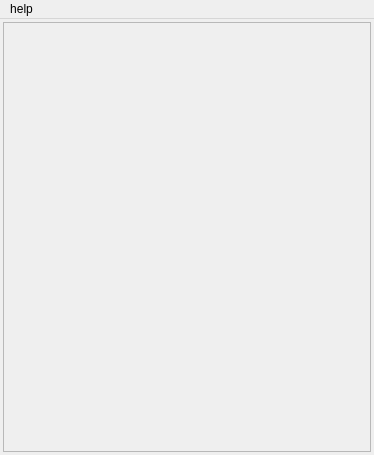
<?xml version="1.0" encoding="UTF-8"?>
<ui version="4.0">
 <class>MainWindow</class>
 <widget class="QMainWindow" name="MainWindow">
  <property name="geometry">
   <rect>
    <x>0</x>
    <y>0</y>
    <width>374</width>
    <height>455</height>
   </rect>
  </property>
  <property name="minimumSize">
   <size>
    <width>200</width>
    <height>284</height>
   </size>
  </property>
  <property name="windowTitle">
   <string>MainWindow</string>
  </property>
  <widget class="QWidget" name="centralwidget">
   <layout class="QVBoxLayout" name="verticalLayout_2">
    <property name="leftMargin">
     <number>3</number>
    </property>
    <property name="topMargin">
     <number>3</number>
    </property>
    <property name="rightMargin">
     <number>3</number>
    </property>
    <property name="bottomMargin">
     <number>3</number>
    </property>
    <item>
     <widget class="QScrollArea" name="scrollArea">
      <property name="widgetResizable">
       <bool>true</bool>
      </property>
      <widget class="QWidget" name="scrollAreaWidgetContents_2">
       <property name="geometry">
        <rect>
         <x>0</x>
         <y>0</y>
         <width>366</width>
         <height>421</height>
        </rect>
       </property>
       <layout class="QVBoxLayout" name="verticalLayout_3">
        <property name="leftMargin">
         <number>3</number>
        </property>
        <property name="topMargin">
         <number>3</number>
        </property>
        <property name="rightMargin">
         <number>3</number>
        </property>
        <property name="bottomMargin">
         <number>3</number>
        </property>
        <item>
         <layout class="QVBoxLayout" name="main_vbox">
          <property name="spacing">
           <number>7</number>
          </property>
          <property name="leftMargin">
           <number>4</number>
          </property>
          <property name="topMargin">
           <number>4</number>
          </property>
          <property name="rightMargin">
           <number>4</number>
          </property>
          <property name="bottomMargin">
           <number>4</number>
          </property>
         </layout>
        </item>
        <item>
         <spacer name="verticalSpacer">
          <property name="orientation">
           <enum>Qt::Vertical</enum>
          </property>
          <property name="sizeHint" stdset="0">
           <size>
            <width>20</width>
            <height>40</height>
           </size>
          </property>
         </spacer>
        </item>
       </layout>
      </widget>
     </widget>
    </item>
   </layout>
  </widget>
  <widget class="QMenuBar" name="menuBar">
   <property name="geometry">
    <rect>
     <x>0</x>
     <y>0</y>
     <width>374</width>
     <height>26</height>
    </rect>
   </property>
   <widget class="QMenu" name="menuhelp">
    <property name="title">
     <string>help</string>
    </property>
    <addaction name="action_tool_document"/>
   </widget>
   <addaction name="menuhelp"/>
  </widget>
  <action name="action_tool_document">
   <property name="text">
    <string>tool_document</string>
   </property>
  </action>
 </widget>
 <resources/>
 <connections/>
</ui>
